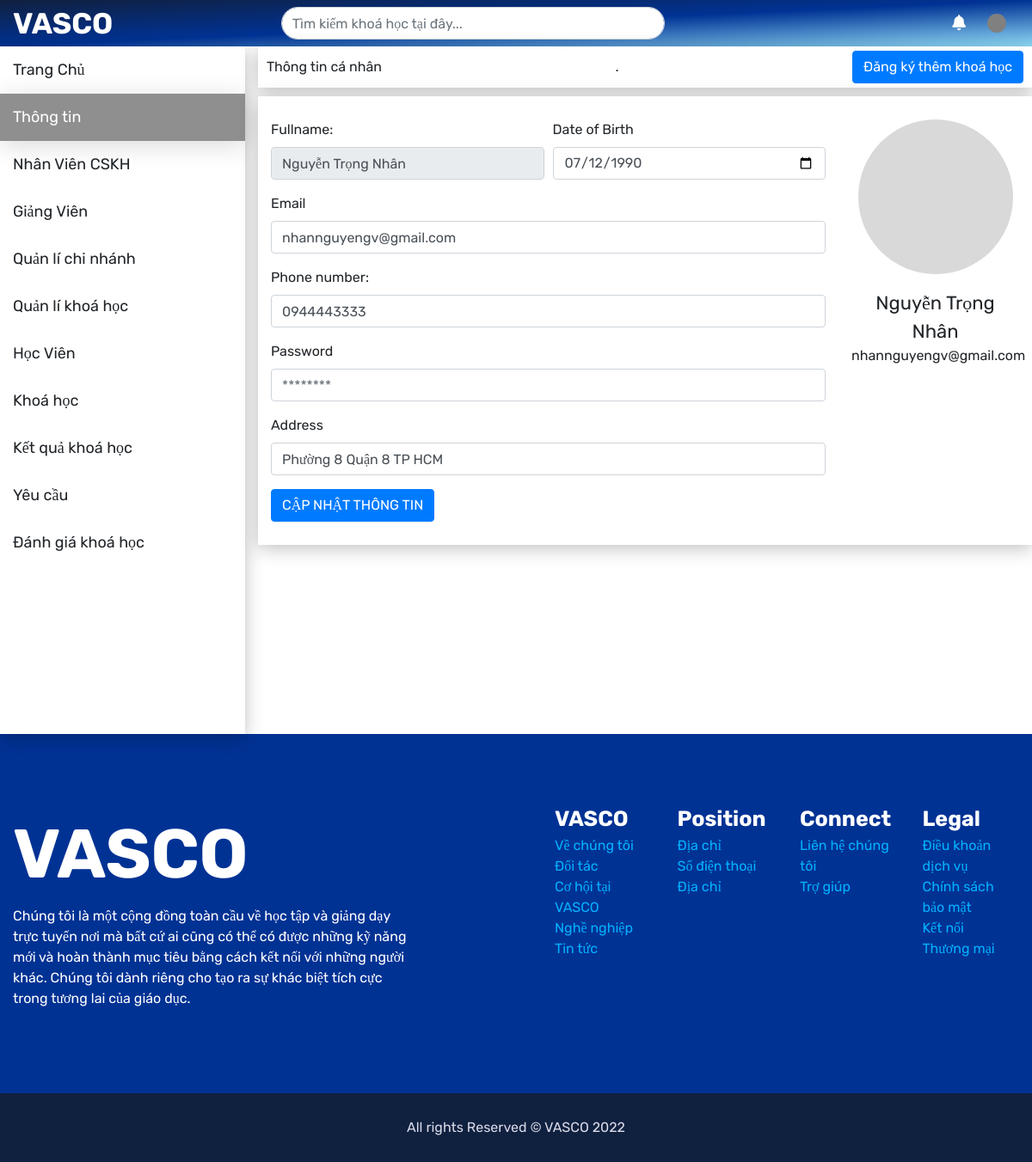
Screenshot of /staff/profile.php with the database file from the repository.
### tables this page shows
CREATE TABLE `staff` (
  `staff_id` varchar(7) NOT NULL,
  `dob` varchar(255) DEFAULT NULL,
  `gender` varchar(255) DEFAULT NULL,
  `name` varchar(255) NOT NULL,
  `role` varchar(255) NOT NULL,
  `phone` varchar(255) NOT NULL,
  `email` varchar(255) NOT NULL,
  `address` varchar(255) DEFAULT NULL,
  `branch_id` varchar(255) NOT NULL
);

### staff/profile.php (the view, shortened to what this page needs)
<?php
    include('../config/ketnoi.php');
    if (true) {
        $sqlstaff = $con->query("SELECT * FROM staff WHERE staff.staff_id = '5511211' ");
        $rowstaff = $sqlstaff->fetch_assoc();
    }
    else {
        header('Location:../login.php');
    }
?>
<!doctype html>
<html lang="en">
  <head>
    <link rel="stylesheet" href="../css/allcss.css">
    <link rel="stylesheet" href="../css/header.css">
    <link rel="stylesheet" href="../css/footer.css">
    <link rel="stylesheet" href="./css/header.css">
    <link rel="stylesheet" href="./css/nav-bar.css">
    <link rel="stylesheet" href="./css/profile.css">
    <link rel="stylesheet" href="https://cdnjs.cloudflare.com/ajax/libs/font-awesome/6.2.0/css/all.min.css">
    <link rel="stylesheet" href="https://stackpath.bootstrapcdn.com/bootstrap/4.3.1/css/bootstrap.min.css">
  </head>
  <body>
    <?php require "./partial/header-logined.php"?>
    <div class="content container-fluid !direction !spacing">
      <div class="row">
        <div class="col-3 navigation-bar">
          <?php require "./partial/nav-bar.php"?>
        </div>
        <div class="col-9">
          <div class="link row">
              <div class="text">Thông tin cá nhân</div>
              .<button type="button" class="btn btn-primary">Đăng ký thêm khoá học</button>
          </div>
          <div class="wrapper-content row">
            <div class="col-9">
              <form>
                <div class="form-row">
                  <div class="form-group col-md-6">
                    <label for="inputFname">Fullname: </label>
                    <input type="text" class="form-control" id="inputFname" readonly value="<?php echo $rowstaff['name'] ?>">
                  </div>
                  <div class="form-group col-md-6">
                    <label for="inputDoB">Date of Birth</label>
                    <input type="date" class="form-control" id="inputDoB" value="<?php echo $rowstaff['dob'] ?>">
                  </div>
                </div>
                <div class="form-group">
                  <label for="inputEmail">Email</label>
                  <input type="text" class="form-control" id="inputEmail" value="<?php echo $rowstaff['email'] ?>">
                </div>
                <div class="form-row">
                  <div class="form-group col-md-12">
                    <label for="inputPhone">Phone number: </label>
                    <input type="number" class="form-control" id="inputPhone" value="<?php echo $rowstaff['phone'] ?>">
                  </div>
                </div>
                <div class="form-group">
                  <label for="inputPassword">Password</label>
                  <input type="password" class="form-control" id="inputPassword" placeholder="********">
                </div>
                <div class="form-group">
                  <label for="inputAddress">Address</label>
                  <input type="text" class="form-control" id="inputAddress"  value="<?php echo $rowstaff['address'] ?>" >
                </div>
                <button type="submit" class="btn btn-primary">CẬP NHẬT THÔNG TIN</button>
              </form>
            </div>
            <div class="col-3 avatar-column">
              <div class="circle">
              </div>
              <div class="line-1"><?php echo $rowstaff['name'] ?></div>
              <div class="line-2"><?php echo $rowstaff['email'] ?></div>
            </div>
          </div>
        </div>
      </div>
    </div>
    <?php require "../partial/footer.php"?>
  </body>
</html>

### css/allcss.css (style rules this page uses)
:root { --main-color: #0021F5; --primary-color: #003294; --primary-color-light: #2257BF; --second-color: #1CAEE4; --title-text: 34px; --default-text: 18px; --font-style-title: 'Work Sans'; --font-style-main: 'Rubik'; --radius-frame: 20px; --small-text: 16px; --medium-text: 25px; }
* { margin: 0; padding: 0; font-family: var(--font-style-main); box-sizing: border-box; list-style: none; }

### staff/css/profile.css (style rules this page uses)
.content { min-height: 100vh; }
.content .navigation-bar { padding-left: 0 !important; }
.content .link { justify-content: space-between; align-items: center; min-height: 48px; box-shadow: 0px 4px 20px rgba(0, 0, 0, 0.25); background-color: white; padding: 0 10px; }
.content .wrapper-content { margin-top: 10px; padding: 27px 0; box-shadow: 0px 4px 20px rgba(0, 0, 0, 0.25); background-color: white; }
.content .wrapper-content .avatar-column { text-align: center; }
.content .wrapper-content .avatar-column .circle { width: 180px; height: 180px; background-color: #d9d9d9; border-radius: 100%; font-size: 35px; margin: auto; display: flex; align-items: center; justify-content: center; }
.content .wrapper-content .avatar-column .line-1 { margin-top: 17px; font-weight: 400; font-size: 22px; }

### rows the page displays
staff: name "Nguyễn Trọng Nhân", dob "07/12/1990", email "nhannguyengv@gmail.com", phone "0944443333", address "Phường 8 Quận 8 TP HCM"
